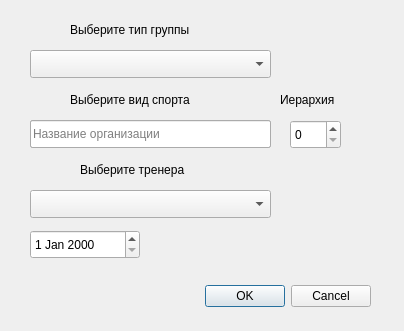
<?xml version="1.0" encoding="UTF-8"?>
<ui version="4.0">
 <class>AddGroupsDialog</class>
 <widget class="QDialog" name="AddGroupsDialog">
  <property name="geometry">
   <rect>
    <x>0</x>
    <y>0</y>
    <width>404</width>
    <height>331</height>
   </rect>
  </property>
  <property name="windowTitle">
   <string>Dialog</string>
  </property>
  <widget class="QDialogButtonBox" name="buttonBox">
   <property name="geometry">
    <rect>
     <x>30</x>
     <y>280</y>
     <width>341</width>
     <height>32</height>
    </rect>
   </property>
   <property name="orientation">
    <enum>Qt::Horizontal</enum>
   </property>
   <property name="standardButtons">
    <set>QDialogButtonBox::Cancel|QDialogButtonBox::Ok</set>
   </property>
  </widget>
  <widget class="QComboBox" name="comboBox_Branch">
   <property name="geometry">
    <rect>
     <x>30</x>
     <y>120</y>
     <width>241</width>
     <height>28</height>
    </rect>
   </property>
  </widget>
  <widget class="QDateEdit" name="dateEdit_Date">
   <property name="geometry">
    <rect>
     <x>30</x>
     <y>230</y>
     <width>110</width>
     <height>29</height>
    </rect>
   </property>
  </widget>
  <widget class="QComboBox" name="comboBox_Group_type">
   <property name="geometry">
    <rect>
     <x>30</x>
     <y>50</y>
     <width>241</width>
     <height>28</height>
    </rect>
   </property>
  </widget>
  <widget class="QComboBox" name="comboBox_Coach">
   <property name="geometry">
    <rect>
     <x>30</x>
     <y>190</y>
     <width>241</width>
     <height>28</height>
    </rect>
   </property>
  </widget>
  <widget class="QSpinBox" name="spinBox_Hierarchy">
   <property name="geometry">
    <rect>
     <x>290</x>
     <y>120</y>
     <width>51</width>
     <height>29</height>
    </rect>
   </property>
  </widget>
  <widget class="QLineEdit" name="lineEdit_OrganizationName">
   <property name="geometry">
    <rect>
     <x>30</x>
     <y>120</y>
     <width>241</width>
     <height>28</height>
    </rect>
   </property>
   <property name="placeholderText">
    <string>Название организации</string>
   </property>
  </widget>
  <widget class="QLabel" name="label_gt">
   <property name="geometry">
    <rect>
     <x>70</x>
     <y>20</y>
     <width>161</width>
     <height>20</height>
    </rect>
   </property>
   <property name="text">
    <string>Выберите тип группы</string>
   </property>
  </widget>
  <widget class="QLabel" name="label_c">
   <property name="geometry">
    <rect>
     <x>80</x>
     <y>160</y>
     <width>141</width>
     <height>20</height>
    </rect>
   </property>
   <property name="text">
    <string>Выберите тренера</string>
   </property>
  </widget>
  <widget class="QLabel" name="label_h">
   <property name="geometry">
    <rect>
     <x>280</x>
     <y>90</y>
     <width>81</width>
     <height>20</height>
    </rect>
   </property>
   <property name="text">
    <string>Иерархия</string>
   </property>
  </widget>
  <widget class="QLabel" name="label_br">
   <property name="geometry">
    <rect>
     <x>70</x>
     <y>90</y>
     <width>161</width>
     <height>20</height>
    </rect>
   </property>
   <property name="text">
    <string>Выберите вид спорта</string>
   </property>
  </widget>
 </widget>
 <resources/>
 <connections>
  <connection>
   <sender>buttonBox</sender>
   <signal>accepted()</signal>
   <receiver>AddGroupsDialog</receiver>
   <slot>accept()</slot>
   <hints>
    <hint type="sourcelabel">
     <x>248</x>
     <y>254</y>
    </hint>
    <hint type="destinationlabel">
     <x>157</x>
     <y>274</y>
    </hint>
   </hints>
  </connection>
  <connection>
   <sender>buttonBox</sender>
   <signal>rejected()</signal>
   <receiver>AddGroupsDialog</receiver>
   <slot>reject()</slot>
   <hints>
    <hint type="sourcelabel">
     <x>316</x>
     <y>260</y>
    </hint>
    <hint type="destinationlabel">
     <x>286</x>
     <y>274</y>
    </hint>
   </hints>
  </connection>
 </connections>
</ui>
